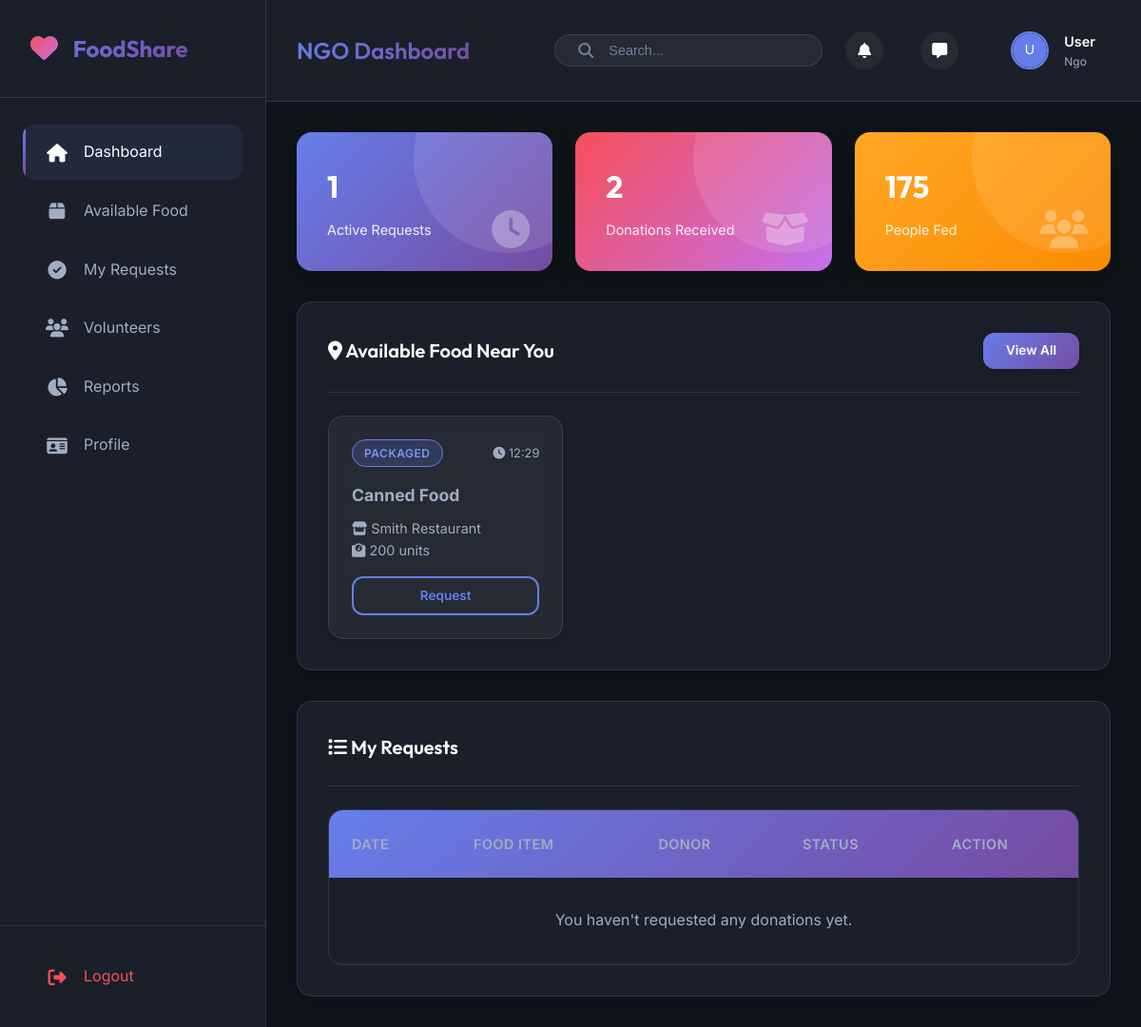
/views/ngo/dashboard.php (signed in), run on the app's committed database.
### tables this page shows
CREATE TABLE IF NOT EXISTS donations (
    id INT AUTO_INCREMENT PRIMARY KEY,
    donor_id INT NOT NULL,
    food_type ENUM('cooked', 'raw', 'packaged', 'dairy', 'fruits_vegetables', 'other') NOT NULL,
    food_name VARCHAR(255) NOT NULL,
    quantity VARCHAR(100) NOT NULL,
    unit ENUM('kg', 'liters', 'units', 'plates', 'boxes') NOT NULL,
    expiry_time DATETIME NOT NULL,
    description TEXT,
    images TEXT,  
    pickup_address TEXT NOT NULL,
    pickup_city VARCHAR(100),
    pickup_latitude DECIMAL(10, 8),
    pickup_longitude DECIMAL(11, 8),
    status ENUM('available', 'requested', 'confirmed', 'picked_up', 'delivered', 'cancelled', 'expired') DEFAULT 'available',
    assigned_ngo_id INT,
    assigned_volunteer_id INT,
    people_served INT DEFAULT 0,
    created_at TIMESTAMP DEFAULT CURRENT_TIMESTAMP,
    updated_at TIMESTAMP DEFAULT CURRENT_TIMESTAMP ON UPDATE CURRENT_TIMESTAMP,
    FOREIGN KEY (donor_id) REFERENCES users(id) ON DELETE CASCADE,
    FOREIGN KEY (assigned_ngo_id) REFERENCES users(id) ON DELETE SET NULL,
    FOREIGN KEY (assigned_volunteer_id) REFERENCES users(id) ON DELETE SET NULL,
    INDEX idx_donor_id (donor_id),
    INDEX idx_status (status),
    INDEX idx_food_type (food_type),
    INDEX idx_created_at (created_at)
);

CREATE TABLE IF NOT EXISTS donor_details (
    id INT AUTO_INCREMENT PRIMARY KEY,
    user_id INT NOT NULL,
    organization_name VARCHAR(255),
    organization_type ENUM('individual', 'restaurant', 'hotel', 'catering', 'grocery', 'other') DEFAULT 'individual',
    license_number VARCHAR(100),
    total_donations INT DEFAULT 0,
    total_meals_provided INT DEFAULT 0,
    rating DECIMAL(3, 2) DEFAULT 0.00,
    created_at TIMESTAMP DEFAULT CURRENT_TIMESTAMP,
    FOREIGN KEY (user_id) REFERENCES users(id) ON DELETE CASCADE,
    INDEX idx_user_id (user_id)
);

### models/Database.php (called while the page is built, shortened)
<?php
class Database {
    private $host = DB_HOST;
    private $user = DB_USER;
    private $pass = DB_PASS;
    private $dbname = DB_NAME;
    private $dbh;
    private $stmt;
    public function __construct() {
        $dsn = 'mysql:host=' . $this->host . ';dbname=' . $this->dbname;
        $options = array(
            PDO::ATTR_PERSISTENT => true,
            PDO::ATTR_ERRMODE => PDO::ERRMODE_EXCEPTION
        );
        try {
            $this->dbh = new PDO($dsn, $this->user, $this->pass, $options);
        } catch(PDOException $e) {
            $this->error = $e->getMessage();
            echo "Connection Error: " . $this->error;
        }
    }
    public function query($sql) {
        $this->stmt = $this->dbh->prepare($sql);
    }
    public function bind($param, $value, $type = null) {
        if (is_null($type)) {
            switch (true) {
                case is_int($value):
                    $type = PDO::PARAM_INT;
                    break;
            }
        }
        $this->stmt->bindValue($param, $value, $type);
    }
    public function execute() {
        return $this->stmt->execute();
    }
    public function resultSet() {
        $this->execute();
        return $this->stmt->fetchAll(PDO::FETCH_OBJ);
    }
    public function single() {
        $this->execute();
        return $this->stmt->fetch(PDO::FETCH_OBJ);
    }
}

### controllers/NgoController.php (called while the page is built, shortened)
<?php
require_once __DIR__ . '/../models/Donation.php';
require_once __DIR__ . '/../models/User.php';
class NgoController {
    private $donationModel;
    private $userModel;
    public function __construct() {
        $this->donationModel = new Donation();
        $this->userModel = new User();
    }
    public function getDashboardData() {
        $userId = $_SESSION['user_id'];
        $data = [
            'stats' => $this->donationModel->getNgoStats($userId),
            'my_requests' => $this->donationModel->getNgoRequests($userId),
            'available_food' => $this->donationModel->getAvailableDonations(),
            'user' => $this->userModel->getUserById($userId)
        ];
        return $data;
    }
}

### models/Donation.php (called while the page is built, shortened)
<?php
require_once 'Database.php';
class Donation {
    private $db;
    public function __construct() {
        $this->db = new Database();
    }
    public function getAvailableDonations($userLat = null, $userLon = null) {
        $this->db->query('SELECT d.*, u.full_name as donor_name, dd.organization_name, dd.organization_type
                          FROM donations d
                          JOIN users u ON d.donor_id = u.id
                          LEFT JOIN donor_details dd ON u.id = dd.user_id
                          WHERE d.status = "available" AND d.expiry_time > NOW()
                          ORDER BY d.created_at DESC');
        $donations = $this->db->resultSet();
        return $donations;
    }
    public function getNgoStats($ngo_id) {
        $stats = [
            'active_requests' => 0,
            'received_donations' => 0,
            'people_fed' => 0
        ];
        $this->db->query('SELECT COUNT(*) as count FROM donations WHERE assigned_ngo_id = :ngo_id AND status IN ("requested", "confirmed", "picked_up")');
        $this->db->bind(':ngo_id', $ngo_id);
        $row = $this->db->single();
        $stats['active_requests'] = $row->count;
        $this->db->query('SELECT COUNT(*) as count FROM donations WHERE assigned_ngo_id = :ngo_id AND status = "delivered"');
        $this->db->bind(':ngo_id', $ngo_id);
        $row = $this->db->single();
        $stats['received_donations'] = $row->count;
        $this->db->query('SELECT SUM(people_served) as total FROM donations WHERE assigned_ngo_id = :ngo_id AND status = "delivered"');
        $this->db->bind(':ngo_id', $ngo_id);
        $row = $this->db->single();
        $stats['people_fed'] = $row->total ?? 0;
        return $stats;
    }
    public function getNgoRequests($ngo_id) {
        $this->db->query('SELECT r.*, d.food_name, d.quantity, d.unit, d.status as donation_status, d.donor_id,
                          u.full_name as donor_name, dd.organization_name
                          FROM requests r
                          JOIN donations d ON r.donation_id = d.id
                          JOIN users u ON d.donor_id = u.id
                          LEFT JOIN donor_details dd ON u.id = dd.user_id
                          WHERE r.ngo_id = :ngo_id
                          ORDER BY r.requested_at DESC');
        $this->db->bind(':ngo_id', $ngo_id);
        return $this->db->resultSet();
    }
}

### models/User.php (called while the page is built, shortened)
<?php
require_once 'Database.php';
class User {
    private $db;
    public function __construct() {
        $this->db = new Database();
    }
    public function getUserById($id) {
        $this->db->query('SELECT * FROM users WHERE id = :id');
        $this->db->bind(':id', $id);
        $user = $this->db->single();
        if($user->user_type == 'donor') {
            $this->db->query('SELECT u.*, d.organization_name, d.organization_type, d.license_number, d.total_donations, d.total_meals_provided, d.rating
                              FROM users u
                              LEFT JOIN donor_details d ON u.id = d.user_id
                              WHERE u.id = :id');
        } elseif($user->user_type == 'ngo') {
            $this->db->query('SELECT u.*, n.ngo_name, n.registration_number, n.ngo_type, n.website, n.capacity, n.total_requests, n.total_received, n.rating, n.verified_by_admin
                              FROM users u
                              LEFT JOIN ngo_details n ON u.id = n.user_id
                              WHERE u.id = :id');
        } elseif($user->user_type == 'volunteer') {
            $this->db->query('SELECT u.*, v.vehicle_type, v.vehicle_number, v.driving_license, v.availability, v.total_pickups, v.total_deliveries, v.rating, v.points, v.level
                              FROM users u
                              LEFT JOIN volunteer_details v ON u.id = v.user_id
                              WHERE u.id = :id');
        } else {
            return $user;
        }
        $this->db->bind(':id', $id);
        return $this->db->single();
    }
}

### views/ngo/dashboard.php (the view, shortened to what this page needs)
<?php
require_once '../../controllers/NgoController.php';
$controller = new NgoController();
$data = $controller->getDashboardData();
$stats = $data['stats'];
$myRequests = $data['my_requests'];
$availableFood = $data['available_food'];
?>
<div class="grid grid-3 mb-lg">
    <div class="stat-card" style="background: linear-gradient(135deg, #667eea 0%, #764ba2 100%);">
        <div class="stat-value"><?php echo $stats['active_requests']; ?></div>
        <div class="stat-label">Active Requests</div>
        <i class="fas fa-clock stat-icon"></i>
    </div>
    <div class="stat-card" style="background: linear-gradient(135deg, #f64f59 0%, #c471ed 100%);">
        <div class="stat-value"><?php echo $stats['received_donations']; ?></div>
        <div class="stat-label">Donations Received</div>
        <i class="fas fa-box-open stat-icon"></i>
    </div>
    <div class="stat-card" style="background: linear-gradient(135deg, #ffa726 0%, #fb8c00 100%);">
        <div class="stat-value"><?php echo $stats['people_fed']; ?></div>
        <div class="stat-label">People Fed</div>
        <i class="fas fa-users stat-icon"></i>
    </div>
</div>
<div class="card mb-lg">
    <div class="card-header flex-between">
        <h2 class="card-title">
            <i class="fas fa-map-marker-alt"></i> Available Food Near You
        </h2>
        <a href="available.php" class="btn btn-sm btn-primary">View All</a>
    </div>
    <div class="card-body">
        <div class="grid grid-3 gap-md">
            <?php if(empty($availableFood)): ?>
                <div class="text-center" style="grid-column: 1/-1; padding: 2rem;">
                    <p>No food donations available right now.</p>
                </div>
            <?php else: ?>
                <?php
                foreach($availableFood as $food):
                ?>
                    <div class="card card-glass" style="padding: var(--spacing-md);">
                        <div class="flex-between mb-sm">
                            <span class="badge badge-primary"><?php echo ucfirst($food->food_type); ?></span>
                            <span style="font-size: 0.8rem; color: var(--text-secondary);"><i class="fas fa-clock"></i> <?php echo date('H:i', strtotime($food->expiry_time)); ?></span>
                        </div>
                        <h3 style="font-size: 1.1rem; margin-bottom: 0.5rem;"><?php echo $food->food_name; ?></h3>
                        <p style="color: var(--text-secondary); font-size: 0.9rem; margin-bottom: var(--spacing-sm);">
                            <i class="fas fa-store"></i> <?php echo $food->organization_name ?? $food->donor_name; ?><br>
                            <i class="fas fa-weight"></i> <?php echo $food->quantity . ' ' . $food->unit; ?>
                        </p>
                        <a href="available.php" class="btn btn-sm btn-outline" style="width: 100%; justify-content: center;">Request</a>
                    </div>
                <?php endforeach; ?>
            <?php endif; ?>
        </div>
    </div>
</div>
<div class="card">
    <div class="card-header">
        <h2 class="card-title">
            <i class="fas fa-list"></i> My Requests
        </h2>
    </div>
    <div class="card-body">
        <div class="table-wrapper">
            <table class="table">
                <thead>
                    <tr>
                        <th>Date</th>
                        <th>Food Item</th>
                        <th>Donor</th>
                        <th>Status</th>
                        <th>Action</th>
                    </tr>
                </thead>
                <tbody>
                    <?php if(empty($myRequests)): ?>
                        <tr>
                            <td colspan="5" class="text-center" style="padding: 2rem;">
                                <p>You haven't requested any donations yet.</p>
                            </td>
                        </tr>
                    <?php endif; ?>
                </tbody>
            </table>
        </div>
    </div>
</div>
<?php
include '../../partials/layout.php';
?>

### assets/css/style.css (style rules this page uses)
* { margin: 0; padding: 0; box-sizing: border-box; }
body { font-family: var(--font-primary); background: var(--bg-primary); color: var(--text-primary); line-height: 1.6; overflow-x: hidden; }
.card { background: var(--bg-secondary); border: 1px solid rgba(255, 255, 255, 0.1); border-radius: var(--radius-lg); padding: var(--spacing-lg); box-shadow: var(--shadow-md); transition: all var(--transition-base); position: relative; overflow: hidden; }
.card::before { content: ''; position: absolute; top: 0; left: 0; right: 0; height: 3px; background: var(--gradient-primary); transform: scaleX(0); transition: transform var(--transition-base); }
.card-glass { background: rgba(255, 255, 255, 0.05); backdrop-filter: blur(10px); border: 1px solid rgba(255, 255, 255, 0.1); }
.card-header { display: flex; align-items: center; justify-content: space-between; margin-bottom: var(--spacing-md); padding-bottom: var(--spacing-md); border-bottom: 1px solid rgba(255, 255, 255, 0.1); }
.card-title { font-size: 1.25rem; font-weight: 600; font-family: var(--font-heading); }
.card-body { color: var(--text-secondary); }
.stat-card { background: var(--gradient-primary); padding: var(--spacing-lg); border-radius: var(--radius-lg); box-shadow: var(--shadow-lg); position: relative; overflow: hidden; }
.stat-card::after { content: ''; position: absolute; top: -50%; right: -20%; width: 200px; height: 200px; background: rgba(255, 255, 255, 0.1); border-radius: 50%; }
.stat-card .stat-icon { font-size: 2.5rem; opacity: 0.3; position: absolute; right: var(--spacing-md); bottom: var(--spacing-md); }
.stat-card .stat-value { font-size: 2rem; font-weight: 700; font-family: var(--font-heading); margin-bottom: var(--spacing-xs); }
.stat-card .stat-label { font-size: 0.9rem; opacity: 0.9; }
.btn { display: inline-flex; align-items: center; gap: var(--spacing-xs); padding: var(--spacing-sm) var(--spacing-lg); font-size: 0.95rem; font-weight: 600; text-decoration: none; border: none; border-radius: var(--radius-md); cursor: pointer; transition: all var(--transition-base); position: relative; overflow: hidden; }
.btn::before { content: ''; position: absolute; top: 50%; left: 50%; width: 0; height: 0; border-radius: 50%; background: rgba(255, 255, 255, 0.2); transform: translate(-50%, -50%); transition: width 0.6s, height 0.6s; }
.btn-primary { background: var(--gradient-primary); color: white; box-shadow: var(--shadow-md); }
.btn-outline { background: transparent; color: var(--primary); border: 2px solid var(--primary); }
.btn-sm { padding: var(--spacing-xs) var(--spacing-md); font-size: 0.85rem; }
.table-wrapper { background: var(--bg-secondary); border-radius: var(--radius-lg); overflow: hidden; border: 1px solid rgba(255, 255, 255, 0.1); }
.table { width: 100%; border-collapse: collapse; }
.table thead { background: var(--gradient-primary); }
.table th { padding: var(--spacing-md); text-align: left; font-weight: 600; font-size: 0.9rem; text-transform: uppercase; letter-spacing: 0.5px; }
.table td { padding: var(--spacing-md); border-bottom: 1px solid rgba(255, 255, 255, 0.05); }
.table tbody tr { transition: background var(--transition-fast); }
.badge { display: inline-flex; align-items: center; gap: var(--spacing-xs); padding: 0.25rem 0.75rem; font-size: 0.75rem; font-weight: 600; border-radius: var(--radius-full); text-transform: uppercase; letter-spacing: 0.5px; }
.badge-primary { background: rgba(102, 126, 234, 0.2); color: var(--primary-light); border: 1px solid var(--primary); }
.grid { display: grid; gap: var(--spacing-md); }
.grid-3 { grid-template-columns: repeat(3, 1fr); }
.flex-between { display: flex; justify-content: space-between; align-items: center; }
.gap-md { gap: var(--spacing-md); }
.mb-sm { margin-bottom: var(--spacing-sm); }
.mb-lg { margin-bottom: var(--spacing-lg); }
.text-center { text-align: center; }

### data on the page
donations: food_type "PACKAGED", expiry_time "12:29", food_name "Canned Food", donor_details.organization_name "Smith Restaurant", quantity "200", unit "units"

### other printed values
$item['label'] "Dashboard"
$item['label'] "Available Food"
$item['label'] "My Requests"
$item['label'] "Volunteers"
$item['label'] "Reports"
$item['label'] "Profile"
$pageHeading "NGO Dashboard"
$_SESSION['full_name'] "User"
$_SESSION['role'] "Ngo"
$stats['active_requests'] "1"
$stats['received_donations'] "2"
$stats['people_fed'] "175"
